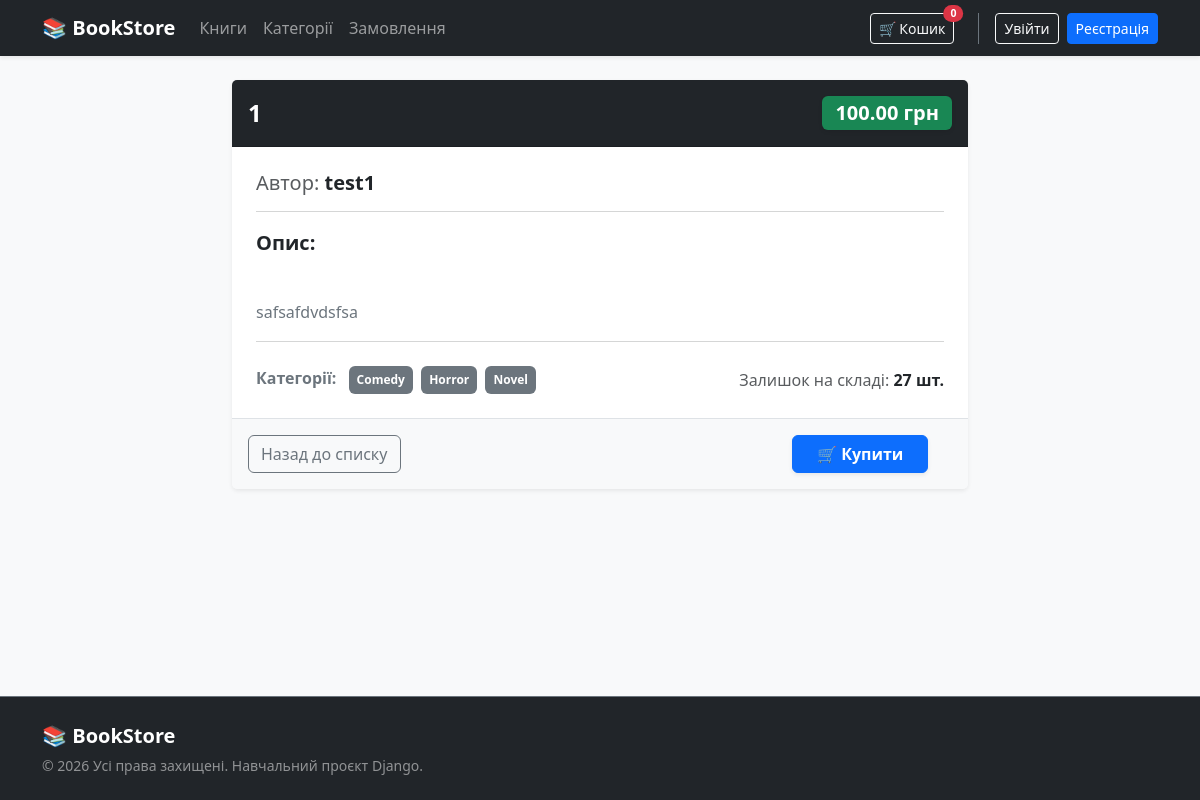
/books/1/detail, run on the app's committed database.
### books/models.py (models this page shows, shortened)
class Book(models.Model):
    title = models.CharField(max_length=100,verbose_name='book title')
    author = models.CharField(max_length=100,verbose_name='author name')
    price = models.DecimalField(max_digits=10,decimal_places=2,verbose_name='book price')
    description = models.TextField(blank=True,verbose_name='book description')
    stock = models.PositiveIntegerField(default=0,verbose_name='book stock')
    category = models.ManyToManyField(Category,related_name='books')
    class Meta:
        verbose_name = 'book'
        verbose_name_plural = 'books'
        ordering = ['title']

### categories/models.py (models this page shows, shortened)
class Category(models.Model):
    name = models.CharField(max_length=100,unique=True,verbose_name='categories name')
    slug = models.SlugField(max_length=100,unique=True,verbose_name='category slug')
    class Meta:
        verbose_name = 'category'
        verbose_name_plural = 'categories'
        ordering = ['name']

### books/views.py (the view)
# urls.py: path('<int:pk>/detail', OneBookView.as_view(), name = 'book_detail'),
class OneBookView(DetailView):
    model = Book
    template_name = 'books/book_detail.html'
    context_object_name = 'book'
    def get_context_data(self, **kwargs):
        context = super().get_context_data(**kwargs)
        cart = self.request.session.get('cart', {})
        book = context['book']
        book.cart_quantity = cart.get(str(book.id), 0)
        return context

### books/templates/books/book_detail.html (shortened to what this page needs)
{% extends 'base.html' %}
{% block content %}
<div class="row justify-content-center">
    <div class="col-md-8">
        <div class="card shadow-sm border-0">
            <div class="card-header bg-dark text-white d-flex justify-content-between align-items-center py-3">
                <h4 class="mb-0 fw-bold">{{ book.title }}</h4>
                <span class="badge bg-success fs-5 shadow-sm">{{ book.price }} грн</span>
            </div>
            <div class="card-body p-4 bg-white">
                <h5 class="text-muted mb-3">Автор: <strong class="text-dark">{{ book.author }}</strong></h5>
                <hr class="text-muted">
                <p class="card-text fs-5 fw-bold text-dark">Опис:</p>
                <p class="text-secondary" style="white-space: pre-line; line-height: 1.6;">
                    {{ book.description|default:"Опис відсутній." }}
                </p>
                <hr class="text-muted">
                <div class="d-flex justify-content-between align-items-center mt-4">
                    <div>
                        <strong class="text-secondary me-2">Категорії:</strong>
                        {% for cat in book.category.all %}
                            <span class="badge bg-secondary me-1 py-2 px-2">{{ cat.name }}</span>
                        {% empty %}
                            <span class="text-muted small">Немає категорій</span>
                        {% endfor %}
                    </div>
                    <span class="text-muted">Залишок на складі: <strong class="text-dark">{{ book.stock }} шт.</strong></span>
                </div>
            </div>
            <div class="card-footer bg-light d-flex gap-2 justify-content-end align-items-center p-3 border-top">
                <a href="{% url 'books_list' %}" class="btn btn-outline-secondary me-auto">Назад до списку</a>
                <div style="min-width: 160px;">
                    {% if book.cart_quantity > 0 %}
                        <div class="d-flex align-items-center justify-content-between bg-white rounded border p-1 shadow-sm">
                            <button class="btn btn-sm btn-outline-secondary px-2 py-1 fw-bold border-0"
                                    onclick="cartAction('{% url 'delete_one_book' book.id %}', '{{ book.id }}', 'decrease')">-</button>
                            <span class="fw-bold text-dark px-2">{{ book.cart_quantity }} шт.</span>
                            <button class="btn btn-sm btn-outline-secondary px-2 py-1 fw-bold border-0"
                                    onclick="cartAction('{% url 'add_to_cart' book.id %}', '{{ book.id }}', 'increase')">+</button>
                        </div>
                    {% else %}
                        <button class="btn btn-primary fw-bold px-4 shadow-sm"
                                onclick="cartAction('{% url 'add_to_cart' book.id %}', '{{ book.id }}', 'add_from_catalog')">
                            🛒 Купити
                        </button>
                    {% endif %}
                </div>
            </div>
        </div>
    </div>
</div>
{% endblock %}

### templates/base.html (style rules this page uses)
html, body { height: 100%; }
body { display: flex; flex-direction: column; }

### data on the page
Book: title "1", price "100.00", author "test1", description "safsafdvdsfsa", stock "27"
Category: name "Comedy"
Category: name "Horror"
Category: name "Novel"

### other printed values
{{ request.session.cart|length|default:0 }} "0"
